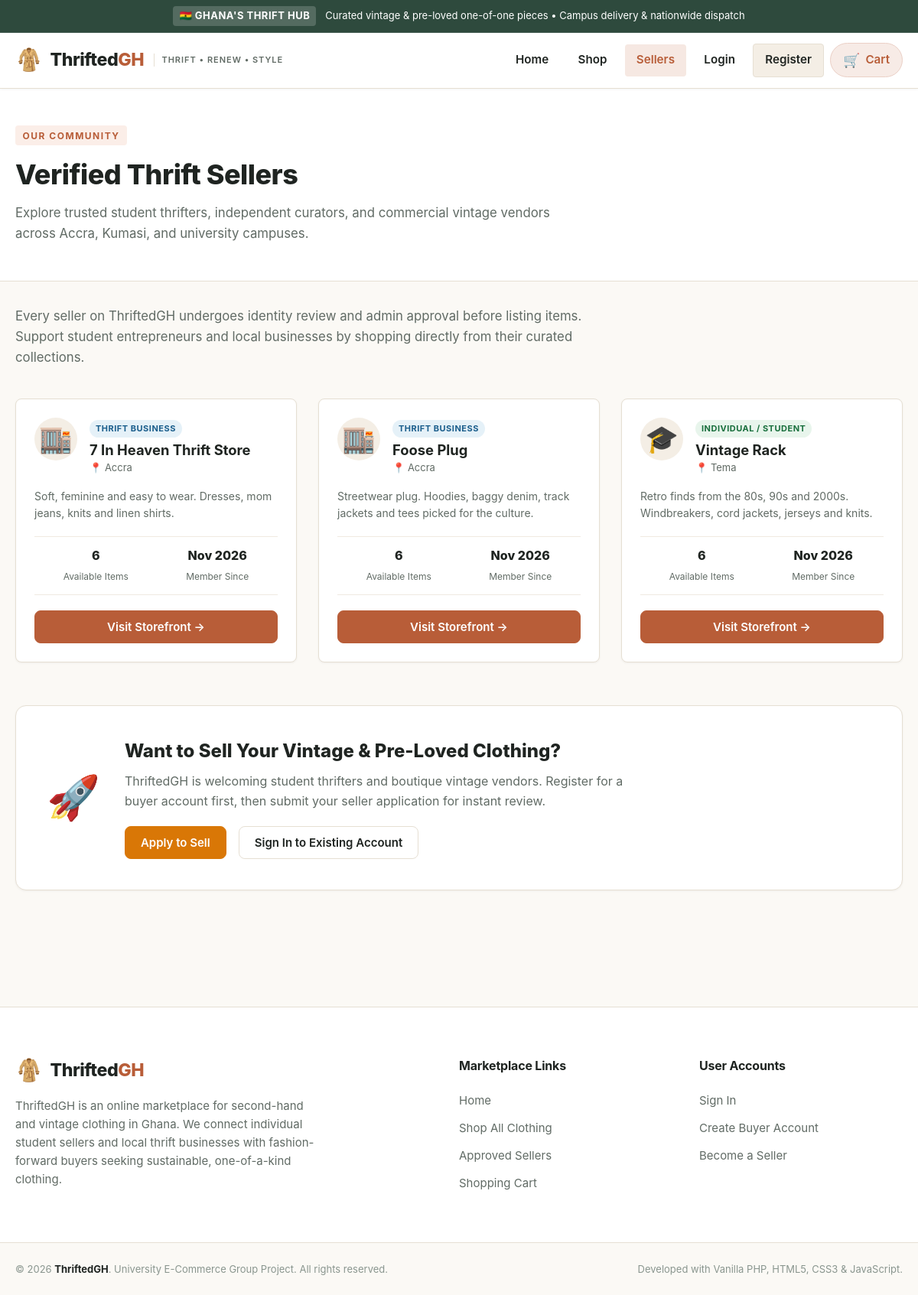
The app's page /index.php?page=sellers with its own data.
### tables this page shows
CREATE TABLE seller_profiles (
    seller_id INT AUTO_INCREMENT PRIMARY KEY,
    user_id INT NOT NULL UNIQUE,
    shop_name VARCHAR(120) NOT NULL,
    seller_type ENUM('individual','business') NOT NULL,
    location VARCHAR(150),
    description TEXT,
    created_at TIMESTAMP DEFAULT CURRENT_TIMESTAMP,
    FOREIGN KEY (user_id) REFERENCES users(user_id)
);

### classes/ProductClass.php (called while the page is built, shortened)
<?php
trait ShopQueryTrait
{
    protected function conn()
    {
        $connection = Database::getInstance();
        return $connection;
    }
    protected function run($sql, $types = '', array $params = [])
    {
        $connection = $this->conn();
        $stmt = $connection->prepare($sql);
        if (!$stmt->execute()) {
            $error = $stmt->error;
            $stmt->close();
            throw new RuntimeException($error);
        }
        return $stmt;
    }
    protected function fetchAll($sql, $types = '', array $params = [])
    {
        $stmt = $this->run($sql, $types, $params);
        $result = $stmt->get_result();
        $rows = $result ? $result->fetch_all(MYSQLI_ASSOC) : [];
        return $rows;
    }
}
class ProductClass
{
    public function getApprovedSellers()
    {
        try {
            return $this->fetchAll(
                "SELECT sp.seller_id, sp.shop_name, sp.seller_type, sp.location, sp.description, sp.created_at,
                        (SELECT COUNT(*) FROM products p
                         WHERE p.seller_id = sp.seller_id AND p.status = 'available' AND p.stock_quantity = 1) AS item_count
                 FROM seller_profiles sp
                 WHERE " . self::APPROVED_CONDITION . "
                 ORDER BY sp.shop_name ASC"
            );
        } catch (Throwable $error) {
            error_log('ProductClass::getApprovedSellers ' . $error->getMessage());
            return null;
        }
    }
}

### controllers/Product.php (called while the page is built, shortened)
<?php
require_once __DIR__ . '/../classes/ProductClass.php';
function storefront_directory_ctr()
{
    return (new ProductClass())->getApprovedSellers();
}

### views/sellers.php (the view, shortened to what this page needs)
<?php
require_once __DIR__ . '/layout/header.php';
require_once __DIR__ . '/../controllers/Product.php';
$sellers = storefront_directory_ctr();
?>
<section class="page-banner sellers-banner">
    <div class="container">
        <div class="page-banner-content">
            <span class="banner-badge">Our Community</span>
            <h1 class="page-title">Verified Thrift Sellers</h1>
            <p class="page-subtitle">
                Explore trusted student thrifters, independent curators, and commercial vintage vendors across Accra, Kumasi, and university campuses.
            </p>
        </div>
    </div>
</section>
<section class="section sellers-section">
    <div class="container">
        <div class="section-intro-text">
            <p>
                Every seller on ThriftedGH undergoes identity review and admin approval before listing items.
                Support student entrepreneurs and local businesses by shopping directly from their curated collections.
            </p>
        </div>
        <?php if ($sellers === null): ?>
            <div class="empty-state-card">
                <h2>Sellers are unavailable right now</h2>
                <p>We could not load the seller directory. Please try again shortly.</p>
            </div>
        <?php else: ?>
        <div class="sellers-grid">
            <?php foreach ($sellers as $s): ?>
                <article class="seller-card">
                    <div class="seller-card-top">
                        <div class="seller-avatar-large">
                            <?php echo ($s['seller_type'] === 'business') ? '🏬' : '🎓'; ?>
                        </div>
                        <div class="seller-title-box">
                            <span class="seller-type-pill <?php echo ($s['seller_type'] === 'business') ? 'type-business' : 'type-individual'; ?>">
                                <?php echo ($s['seller_type'] === 'business') ? 'Thrift Business' : 'Individual / Student'; ?>
                            </span>
                            <h3 class="seller-shop-title"><?php echo htmlspecialchars($s['shop_name']); ?></h3>
                            <div class="seller-location-text">📍 <?php echo htmlspecialchars($s['location'] ?: 'Location not provided'); ?></div>
                        </div>
                    </div>
                    <p class="seller-bio-text">
                        <?php echo htmlspecialchars($s['description'] ?: 'This seller has not added a description yet.'); ?>
                    </p>
                    <div class="seller-stats-bar">
                        <div class="stat-item">
                            <span class="stat-number"><?php echo (int)$s['item_count']; ?></span>
                            <span class="stat-name">Available Items</span>
                        </div>
                        <div class="stat-item">
                            <span class="stat-number"><?php echo htmlspecialchars(date('M Y', strtotime($s['created_at']))); ?></span>
                            <span class="stat-name">Member Since</span>
                        </div>
                    </div>
                    <div class="seller-card-action">
                        <a href="<?php echo $basePath; ?>views/storefront.php?seller_id=<?php echo (int)$s['seller_id']; ?>"
                           class="btn btn-primary btn-block">
                            Visit Storefront &rarr;
                        </a>
                    </div>
                </article>
            <?php endforeach; ?>
        </div>
        <?php endif; ?>
        <div class="seller-join-box">
            <div class="join-icon">🚀</div>
            <div class="join-content">
                <h3>Want to Sell Your Vintage &amp; Pre-Loved Clothing?</h3>
                <p>
                    ThriftedGH is welcoming student thrifters and boutique vintage vendors.
                    Register for a buyer account first, then submit your seller application for instant review.
                </p>
                <div class="join-buttons">
                    <a href="<?php echo $basePath; ?>views/seller/apply.php" class="btn btn-accent">
                        Apply to Sell
                    </a>
                    <a href="<?php echo $basePath; ?>index.php?page=login" class="btn btn-outline">
                        Sign In to Existing Account
                    </a>
                </div>
            </div>
        </div>
    </div>
</section>
<?php
require_once __DIR__ . '/layout/footer.php';
?>

### records on screen
seller_profiles: seller_type "THRIFT BUSINESS", shop_name "7 In Heaven Thrift Store", location "Accra", description "Soft, feminine and easy to wear. Dresses, mom jeans, knits and linen shirts.", item_count "6", created_at "Nov 2026"
seller_profiles: seller_type "THRIFT BUSINESS", shop_name "Foose Plug", location "Accra", description "Streetwear plug. Hoodies, baggy denim, track jackets and tees picked for the culture.", item_count "6", created_at "Nov 2026"
seller_profiles: seller_type "INDIVIDUAL / STUDENT", shop_name "Vintage Rack", location "Tema", description "Retro finds from the 80s, 90s and 2000s. Windbreakers, cord jackets, jerseys and knits.", item_count "6", created_at "Nov 2026"
